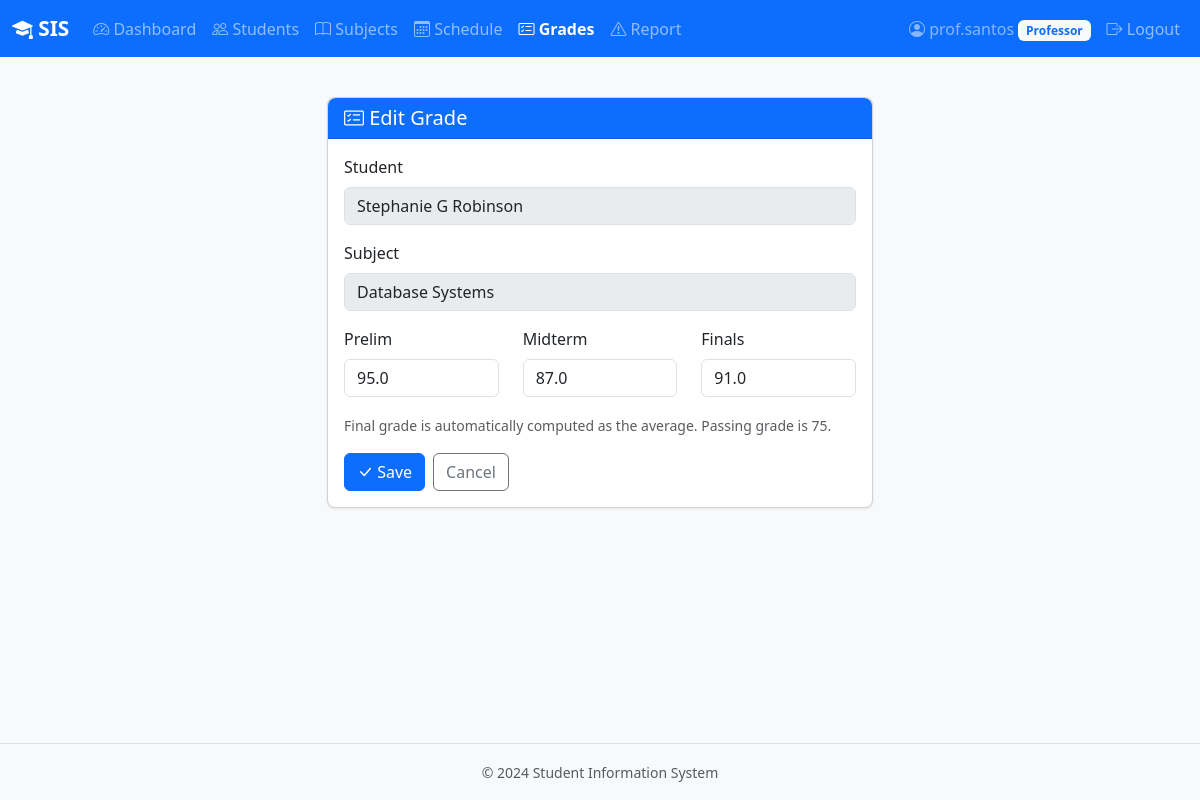
The page /professor/grades/87/edit (signed in) on the database its author committed.
### backend/models.py (models this page shows, shortened)
class User(UserMixin, db.Model):
    __tablename__ = "users"
    id = db.Column(db.Integer, primary_key=True)
    username = db.Column(db.String(80), unique=True, nullable=False)
    password_hash = db.Column(db.String(256), nullable=False)
    email = db.Column(db.String(120), unique=True, nullable=False)
    role = db.Column(db.String(20), nullable=False)  # admin, professor, student
    created_at = db.Column(db.DateTime, default=datetime.utcnow)
    student = db.relationship("Student", backref="user", uselist=False, cascade="all, delete-orphan")
    professor = db.relationship("Professor", backref="user", uselist=False, cascade="all, delete-orphan")
    admin = db.relationship("Admin", backref="user", uselist=False, cascade="all, delete-orphan")

class Student(db.Model):
    __tablename__ = "students"
    id = db.Column(db.Integer, primary_key=True)
    user_id = db.Column(db.Integer, db.ForeignKey("users.id"), unique=True, nullable=False)
    student_number = db.Column(db.String(20), unique=True, nullable=True)
    first_name = db.Column(db.String(80), nullable=False)
    middle_name = db.Column(db.String(80), nullable=True)
    last_name = db.Column(db.String(80), nullable=False)
    gender = db.Column(db.String(10), nullable=False)
    course = db.Column(db.String(100), nullable=False)
    year_level = db.Column(db.String(20), nullable=False)  # 1st Year, 2nd Year, etc.
    section = db.Column(db.String(10), nullable=False)       # 1A, 1B, etc.
    status = db.Column(db.String(20), default="active")    # active, suspended, removed
    status_reason = db.Column(db.Text, nullable=True)
    grades = db.relationship("Grade", backref="student", lazy="dynamic")
    disciplinary_reports = db.relationship("DisciplinaryReport", backref="student", lazy="dynamic")
    @property
    def full_name(self):
        if self.middle_name:
            return f"{self.first_name} {self.middle_name} {self.last_name}"
        return f"{self.first_name} {self.last_name}"

class Subject(db.Model):
    __tablename__ = "subjects"
    id = db.Column(db.Integer, primary_key=True)
    subject_code = db.Column(db.String(20), unique=True, nullable=False)
    subject_name = db.Column(db.String(120), nullable=False)
    units = db.Column(db.Integer, nullable=False, default=3)
    schedules = db.relationship("Schedule", backref="subject", lazy="dynamic")
    grades = db.relationship("Grade", backref="subject", lazy="dynamic")

class Grade(db.Model):
    __tablename__ = "grades"
    id = db.Column(db.Integer, primary_key=True)
    student_id = db.Column(db.Integer, db.ForeignKey("students.id"), nullable=False)
    subject_id = db.Column(db.Integer, db.ForeignKey("subjects.id"), nullable=False)
    professor_id = db.Column(db.Integer, db.ForeignKey("professors.id"), nullable=False)
    prelim = db.Column(db.Float, nullable=True)
    midterm = db.Column(db.Float, nullable=True)
    finals = db.Column(db.Float, nullable=True)
    final_grade = db.Column(db.Float, nullable=True)
    remarks = db.Column(db.String(20), nullable=True)  # Passed, Failed, etc.
    finalized = db.Column(db.Boolean, default=False)
    __table_args__ = (
        db.UniqueConstraint("student_id", "subject_id", name="unique_student_subject"),
    )

### backend/routes.py (the view, shortened to what this page needs)
@professor_bp.route("/grades/<int:grade_id>/edit", methods=["GET", "POST"])
@login_required
@role_required("professor")
def grades_edit(grade_id):
    grade = Grade.query.get_or_404(grade_id)
    professor = current_user.professor
    if grade.professor_id != professor.id:
        abort(403)
    if grade.finalized:
        flash("This grade has been finalized and cannot be edited.", "warning")
        return redirect(url_for("professor.grades_list"))
    return render_template("professor/grade_form.html", grade=grade,
                           subjects=[grade.subject], students=[grade.student])

### backend/auth.py (called while the page is built)
@login_manager.user_loader
def load_user(user_id):
    return User.query.get(int(user_id))

def role_required(*roles):
    def decorator(f):
        @wraps(f)
        def decorated_function(*args, **kwargs):
            if not current_user.is_authenticated:
                return redirect(url_for("auth.login"))
            if current_user.role not in roles:
                flash("You do not have permission to access that page.", "danger")
                abort(403)
            return f(*args, **kwargs)
        return decorated_function
    return decorator

### frontend/templates/professor/grade_form.html (shortened to what this page needs)
{% extends "base.html" %}
{% block nav_items %}
<li class="nav-item"><a class="nav-link" href="{{ url_for('professor.dashboard') }}"><i class="bi bi-speedometer2"></i> Dashboard</a></li>
<li class="nav-item"><a class="nav-link" href="{{ url_for('professor.students_list') }}"><i class="bi bi-people"></i> Students</a></li>
<li class="nav-item"><a class="nav-link" href="{{ url_for('professor.subjects_list') }}"><i class="bi bi-book"></i> Subjects</a></li>
<li class="nav-item"><a class="nav-link" href="{{ url_for('professor.schedule_view') }}"><i class="bi bi-calendar3"></i> Schedule</a></li>
<li class="nav-item"><a class="nav-link active" href="{{ url_for('professor.grades_list') }}"><i class="bi bi-card-checklist"></i> Grades</a></li>
<li class="nav-item"><a class="nav-link" href="{{ url_for('professor.disciplinary_report') }}"><i class="bi bi-exclamation-triangle"></i> Report</a></li>
{% endblock %}
{% block content %}
<div class="row justify-content-center">
    <div class="col-lg-6">
        <div class="card">
            <div class="card-header bg-primary text-white">
                <h5 class="mb-0"><i class="bi bi-card-checklist"></i> {{ 'Edit' if grade else 'Add' }} Grade</h5>
            </div>
            <div class="card-body">
                <form method="POST">
                    {% if not grade %}
                    <div class="mb-3">
                        <label class="form-label">Student *</label>
                        <select class="form-select" name="student_id" required>
                            <option value="">Select Student</option>
                            {% for s in students %}
                            <option value="{{ s.id }}">{{ s.full_name }} ({{ s.section }})</option>
                            {% endfor %}
                        </select>
                    </div>
                    <div class="mb-3">
                        <label class="form-label">Subject *</label>
                        <select class="form-select" name="subject_id" required>
                            <option value="">Select Subject</option>
                            {% for s in subjects %}
                            <option value="{{ s.id }}">{{ s.subject_name }}</option>
                            {% endfor %}
                        </select>
                    </div>
                    {% else %}
                    <div class="mb-3">
                        <label class="form-label">Student</label>
                        <input type="text" class="form-control" value="{{ grade.student.full_name }}" disabled>
                    </div>
                    <div class="mb-3">
                        <label class="form-label">Subject</label>
                        <input type="text" class="form-control" value="{{ grade.subject.subject_name }}" disabled>
                    </div>
                    {% endif %}
                    <div class="row mb-3">
                        <div class="col-md-4">
                            <label class="form-label">Prelim</label>
                            <input type="number" class="form-control" name="prelim" min="0" max="100" step="0.01"
                                   value="{{ grade.prelim if grade and grade.prelim else '' }}">
                        </div>
                        <div class="col-md-4">
                            <label class="form-label">Midterm</label>
                            <input type="number" class="form-control" name="midterm" min="0" max="100" step="0.01"
                                   value="{{ grade.midterm if grade and grade.midterm else '' }}">
                        </div>
                        <div class="col-md-4">
                            <label class="form-label">Finals</label>
                            <input type="number" class="form-control" name="finals" min="0" max="100" step="0.01"
                                   value="{{ grade.finals if grade and grade.finals else '' }}">
                        </div>
                    </div>
                    <p class="text-muted"><small>Final grade is automatically computed as the average. Passing grade is 75.</small></p>
                    <div class="d-flex gap-2">
                        <button type="submit" class="btn btn-primary"><i class="bi bi-check-lg"></i> Save</button>
                        <a href="{{ url_for('professor.grades_list') }}" class="btn btn-outline-secondary">Cancel</a>
                    </div>
                </form>
            </div>
        </div>
    </div>
</div>
{% endblock %}

### frontend/templates/base.html (shortened to what this page needs)
<!DOCTYPE html>
<html lang="en">
<head>
    <link href="https://cdn.jsdelivr.net/npm/bootstrap@5.3.2/dist/css/bootstrap.min.css" rel="stylesheet">
    <link href="https://cdn.jsdelivr.net/npm/bootstrap-icons@1.11.1/font/bootstrap-icons.css" rel="stylesheet">
    <link href="{{ url_for('static', filename='css/style.css') }}" rel="stylesheet">
</head>
<body>
    {% if current_user.is_authenticated %}
    <nav class="navbar navbar-expand-lg navbar-dark bg-primary">
        <div class="container-fluid">
            <a class="navbar-brand" href="{{ url_for(current_user.role + '.dashboard') }}">
                <i class="bi bi-mortarboard-fill"></i> SIS
            </a>
            <div class="collapse navbar-collapse" id="navbarNav">
                <ul class="navbar-nav me-auto">
                    {% block nav_items %}{% endblock %}
                </ul>
                <ul class="navbar-nav">
                    <li class="nav-item">
                        <span class="nav-link text-white-50">
                            <i class="bi bi-person-circle"></i> {{ current_user.username }}
                            <span class="badge bg-light text-primary">{{ current_user.role|title }}</span>
                        </span>
                    </li>
                    <li class="nav-item">
                        <a class="nav-link" href="{{ url_for('auth.logout') }}">
                            <i class="bi bi-box-arrow-right"></i> Logout
                        </a>
                    </li>
                </ul>
            </div>
        </div>
    </nav>
    {% endif %}
    <main class="container py-4">
        {% block content %}{% endblock %}
    </main>
    <footer class="text-center text-muted py-3 mt-auto">
        <small>&copy; 2024 Student Information System</small>
    </footer>
</body>
</html>

### frontend/static/css/style.css (style rules this page uses)
:root { --sis-primary: #0d6efd; --sis-primary-dark: #0a58ca; --sis-light: #f8f9fa; }
body { background-color: var(--sis-light); min-height: 100vh; display: flex; flex-direction: column; }
main { flex: 1; }
.navbar-brand { font-weight: 700; font-size: 1.3rem; }
.nav-link.active { font-weight: 600; }
.card { border-radius: 8px; box-shadow: 0 1px 3px rgba(0, 0, 0, 0.08); }
.card-header { border-radius: 8px 8px 0 0 !important; }
.btn-primary { background-color: var(--sis-primary); border-color: var(--sis-primary); }
footer { border-top: 1px solid #dee2e6; }

### rows shown on the page
User: username "prof.santos", role "Professor"
Student: student.full_name "Stephanie G Robinson"
Subject: subject.subject_name "Database Systems"
Grade: prelim "95.0", midterm "87.0", finals "91.0"

### other values the page prints
{{ 'Edit' if grade else 'Add' }} "Edit"
